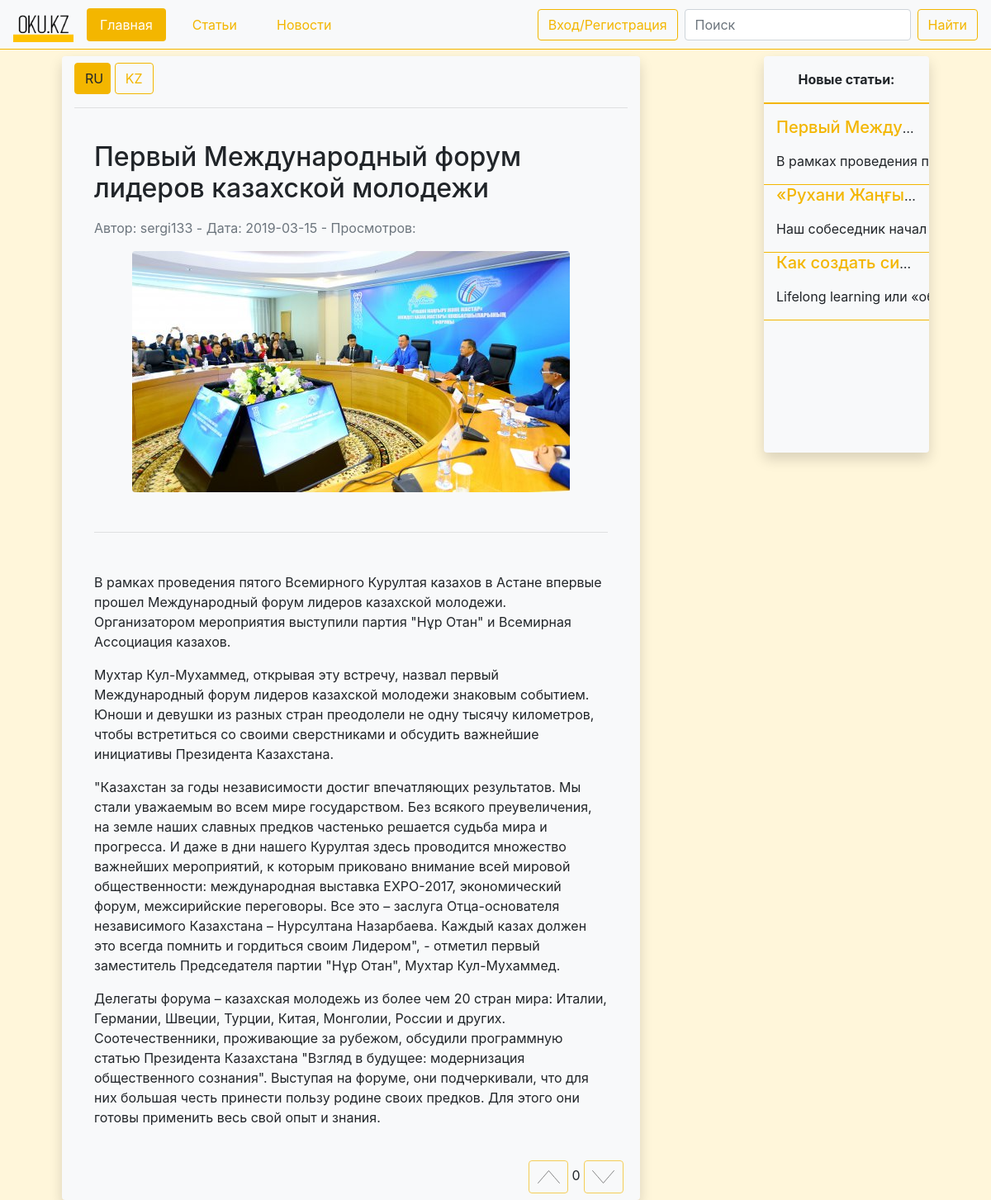
/article_blank.php?id=25, run on the app's committed database.
### tables this page shows
CREATE TABLE `article` (
  `ID` int(11) NOT NULL,
  `Type` text NOT NULL,
  `Zagolovok` text NOT NULL,
  `Tekst` text NOT NULL,
  `ISKZ` text NOT NULL,
  `KZZagolovok` text NOT NULL,
  `KZ` text NOT NULL,
  `Avtor` text NOT NULL,
  `Date` date NOT NULL,
  `Kartinka` text NOT NULL
);

### article_blank.php (the view, shortened to what this page needs)
<!doctype html>
<html lang="en">
<head>
    <link rel="stylesheet" href="styler/style.css"
    <meta charset="UTF-8">
</head>
<body class="body-bg">
<nav class="navbar navbar-expand-md bg-light navbar-light border-bottom border-pr mb-2">
<a href='index.php'><img class="logo mr-2" src="img/logoB1.png" width="73" height="43"></a>
    <div class="collapse navbar-collapse" id="testnavbar1">
        <ul class="nav nav-pills my-lg-0 my-2">
            <li class="nav-item px-2">
                <a class="nav-link active" href="index.php">Главная <span class="sr-only">(current)</span></a>
            </li>
            <li class="nav-item px-2">
                <a class="nav-link" href="articles.php">Статьи</a>
            </li>
            <li class="nav-item px-2">
                <a class="nav-link" href="news.php">Новости</a>
            </li>
        </ul>
        <?php
        if (isset($_SESSION['login'])){
            echo "<a href='create.php' id='create' class='nav-link btn btn-outline-primary mx-lg-auto mx-sm-0 my-lg-0 my-2'>Написать</a>";
            echo "<div id='logout-block' class='inline mr-3 my-lg-0 my-2'><form action='logout.php'><span class='border border-primary rounded p-2 mr-2'>{$_SESSION['login']}</span><button type='submit' id='logout' class='btn btn-outline-primary py-2'>Выйти</button></form></div>";
        }else{
            echo '<button id="logregbtn" type="button" class="inline ml-auto btn btn-outline-primary mr-2">Вход/Регистрация</button>';
        }?>
        <form class="form-inline" action='search.php' method='get'>
            <input id='srch-input' class="form-control mr-sm-2" type="search" placeholder="Поиск" aria-label="Search" name='search_query'>
            <button id='srch-button' class="btn btn-outline-primary my-2 my-sm-0" type="submit">Найти</button>
        </form>
    </div>
</nav>
<div class="row mx-0">
    <div class="col-12 col-lg-7 bg-light mx-auto rounded py-2 shadow">
        <?php
        $id=$_GET['id'];
        include "db.php";
        $res=mysqli_query($db,"SELECT * FROM `article` WHERE `ID` LIKE $id");
        $myrow=mysqli_fetch_assoc($res);
        $zag=$myrow['Zagolovok'];
        $Text1=$myrow['Tekst'];
        $iskz=$myrow['ISKZ'];
        $zagkz=$myrow['KZZagolovok'];
        $Author=$myrow['Avtor'];
        $Date=$myrow['Date'];
        $jpg=$myrow['Kartinka'];
        if ($iskz)
        {
            echo "<button id='RU' class='pr-2 btn btn-primary slb'>RU</button> <button id='KZ' class='btn btn-outline-primary slb'>KZ</button>"
        ;}
        else{echo "<button id='RU' class='pr-2 btn btn-primary slb'>RU</button> <button id='KZ' class='btn btn-outline-primary slb' disabled>KZ</button>";};
        echo"<hr>
        <div id='article-text' class='p-4'>
        <h2 id='ruz' class='mb-3'>$zag</h2>
        <h2 id='kzz' class='mb-3 d-none'>$zagkz</h2>
        <p class='text-muted mb-3'>Автор: $Author - Дата: $Date - Просмотров: </p>
        <img class='home-img rounded mx-auto d-block img-fluid' src='$jpg' alt='Здесь должна была быть картинка'>
        <hr class='my-5'><div id='text1'>$Text1</div>";
            $i=0;
            $pg=$_GET['id'];
        if (!isset($_SESSION['logID'])){
            echo "</div>
        <div class='likecont ml-auto'>
            <button id='upvote' class=\"btn btn-outline-primary\" disabled></button>
            <div data-id=\"$pg\" id=\"likediv\" class=\"d-inline-block\">$i</div>
            <button id='downvote' class=\"btn btn-outline-primary\" disabled></button>
        </div>";
        }
        ?>
    </div>
    <div class="d-none d-lg-block col-2 mx-auto rounded px-0">
        <div class="bg-secondary w-100 sidebar-block rounded pt-3 shadow">
            <p class="text-center font-weight-bold">Новые статьи:</p>
            <hr class="border-primary border w-100z"><?php
            $db=mysqli_connect("localhost","root","","reg");
            mysqli_query($db,"set names 'utf8'");
            $res1=mysqli_query($db,"SELECT * FROM `article` ORDER BY `Date` DESC LIMIT 5");
            while($row = mysqli_fetch_array($res1)) {
                $id=$row['ID'];
                $zag=$row['Zagolovok'];
                $Text1=iconv_substr($row['Tekst'],0,40).'...';
                echo "<div class=\"row bg-light border-primary border-bottom mx-0\">
                <div class=\"col-12 align-self-center text-truncate\"><a class=\"h5 text-decoration-none\" href=\"article_blank.php?id=$id\">$zag</a></div>
                <div class=\"col-12 text-truncate\"><p class=\"text-muted\">$Text1</p></div>
        </div>";
            }
            ?>
        </div>
    </div>
</div>
</body>
</html>

### data on the page
article: Zagolovok "Первый Международный форум лидеров казахской молодежи", Avtor "sergi133", Date "2019-03-15", Kartinka (picture), Tekst "В рамках проведения пятого Всемирного Курултая казахов в Астане впервые прошел Международный форум лидеров казахской молодежи. Организатором мероприятия выступили партия \"Нұр Отан\" и Всемирная Ассоциация казахов. Мухтар Кул-Мухаммед, открывая эту встречу, назвал первый Международный форум лидеров казахской молодежи знаковым событием. Юноши и девушки из разных стран преодолели не одну тысячу километров, чтобы встретиться со своими сверстниками и обсудить важнейшие инициативы Президента Казахстана. \"Казахстан за годы независимости достиг впечатляющих результатов. Мы стали уважаемым во всем мире государством. Без всякого преувеличения, на земле наших славных предков частенько решается судьба…", Zagolovok "Первый Между…", Tekst "В рамках проведен…"
article: Zagolovok "«Рухани Жаңғы…", Tekst "Наш собеседник на…"
article: Zagolovok "Как создать си…", Tekst "Lifelong learning ил…"

### other printed values
$i "0"
